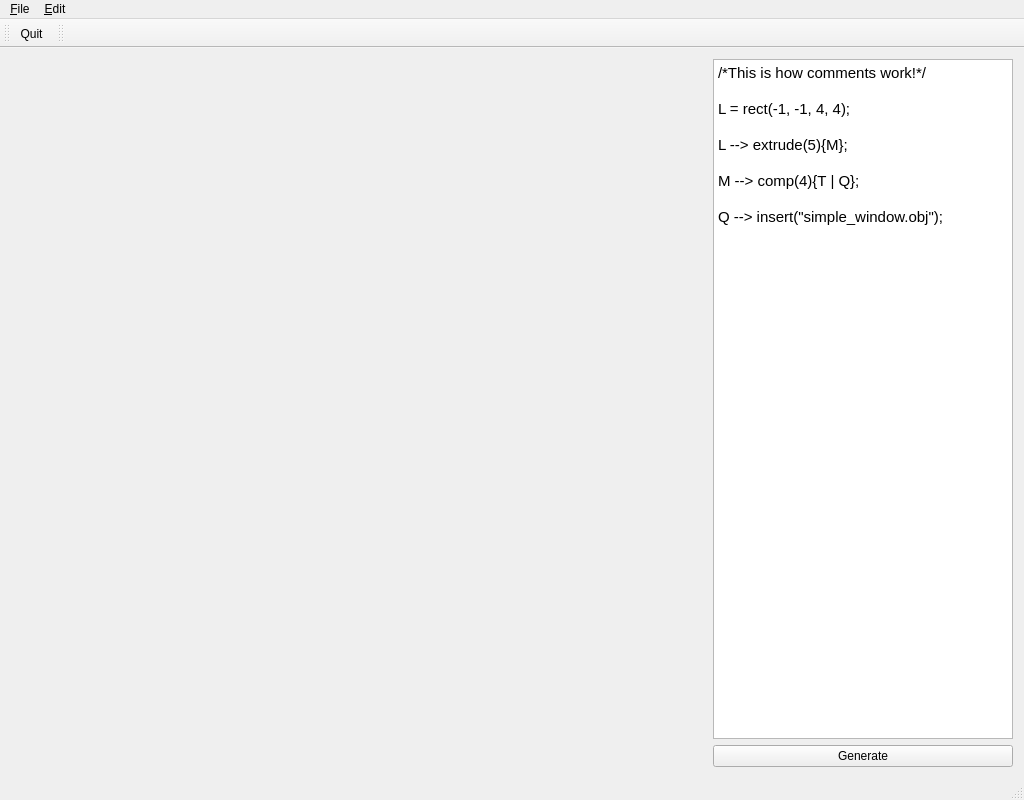
<?xml version="1.0" encoding="UTF-8"?>
<ui version="4.0">
 <class>MainWindow</class>
 <widget class="QMainWindow" name="MainWindow">
  <property name="windowModality">
   <enum>Qt::ApplicationModal</enum>
  </property>
  <property name="geometry">
   <rect>
    <x>0</x>
    <y>0</y>
    <width>1024</width>
    <height>800</height>
   </rect>
  </property>
  <property name="windowTitle">
   <string>CastleMaker version1.0</string>
  </property>
  <widget class="QWidget" name="centralWidget">
   <layout class="QHBoxLayout" name="horizontalLayout">
    <property name="sizeConstraint">
     <enum>QLayout::SetMaximumSize</enum>
    </property>
    <item>
     <widget class="GLViewer" name="widget" native="true">
      <property name="sizePolicy">
       <sizepolicy hsizetype="Expanding" vsizetype="Preferred">
        <horstretch>0</horstretch>
        <verstretch>0</verstretch>
       </sizepolicy>
      </property>
     </widget>
    </item>
    <item>
     <layout class="QVBoxLayout" name="verticalLayout">
      <item>
       <widget class="QTextEdit" name="textEdit">
        <property name="enabled">
         <bool>true</bool>
        </property>
        <property name="sizePolicy">
         <sizepolicy hsizetype="Maximum" vsizetype="Expanding">
          <horstretch>0</horstretch>
          <verstretch>0</verstretch>
         </sizepolicy>
        </property>
        <property name="minimumSize">
         <size>
          <width>300</width>
          <height>0</height>
         </size>
        </property>
        <property name="autoFillBackground">
         <bool>false</bool>
        </property>
        <property name="html">
         <string>&lt;!DOCTYPE HTML PUBLIC &quot;-//W3C//DTD HTML 4.0//EN&quot; &quot;http://www.w3.org/TR/REC-html40/strict.dtd&quot;&gt;
&lt;html&gt;&lt;head&gt;&lt;meta name=&quot;qrichtext&quot; content=&quot;1&quot; /&gt;&lt;style type=&quot;text/css&quot;&gt;
p, li { white-space: pre-wrap; }
&lt;/style&gt;&lt;/head&gt;&lt;body style=&quot; font-family:'Ubuntu'; font-size:11pt; font-weight:400; font-style:normal;&quot;&gt;
&lt;p style=&quot; margin-top:0px; margin-bottom:0px; margin-left:0px; margin-right:0px; -qt-block-indent:0; text-indent:0px;&quot;&gt;/*This is how comments work!*/&lt;/p&gt;
&lt;p style=&quot;-qt-paragraph-type:empty; margin-top:0px; margin-bottom:0px; margin-left:0px; margin-right:0px; -qt-block-indent:0; text-indent:0px;&quot;&gt;&lt;/p&gt;
&lt;p style=&quot; margin-top:0px; margin-bottom:0px; margin-left:0px; margin-right:0px; -qt-block-indent:0; text-indent:0px;&quot;&gt;L = rect(-1, -1, 4, 4);&lt;/p&gt;
&lt;p style=&quot;-qt-paragraph-type:empty; margin-top:0px; margin-bottom:0px; margin-left:0px; margin-right:0px; -qt-block-indent:0; text-indent:0px;&quot;&gt;&lt;/p&gt;
&lt;p style=&quot; margin-top:0px; margin-bottom:0px; margin-left:0px; margin-right:0px; -qt-block-indent:0; text-indent:0px;&quot;&gt;L --&amp;gt; extrude(5){M};&lt;/p&gt;
&lt;p style=&quot;-qt-paragraph-type:empty; margin-top:0px; margin-bottom:0px; margin-left:0px; margin-right:0px; -qt-block-indent:0; text-indent:0px;&quot;&gt;&lt;/p&gt;
&lt;p style=&quot; margin-top:0px; margin-bottom:0px; margin-left:0px; margin-right:0px; -qt-block-indent:0; text-indent:0px;&quot;&gt;M --&amp;gt; comp(4){T | Q};&lt;/p&gt;
&lt;p style=&quot;-qt-paragraph-type:empty; margin-top:0px; margin-bottom:0px; margin-left:0px; margin-right:0px; -qt-block-indent:0; text-indent:0px;&quot;&gt;&lt;/p&gt;
&lt;p style=&quot; margin-top:0px; margin-bottom:0px; margin-left:0px; margin-right:0px; -qt-block-indent:0; text-indent:0px;&quot;&gt;Q --&amp;gt; insert(&amp;quot;simple_window.obj&amp;quot;);&lt;/p&gt;&lt;/body&gt;&lt;/html&gt;</string>
        </property>
       </widget>
      </item>
      <item>
       <widget class="QPushButton" name="pushButton">
        <property name="text">
         <string>Generate</string>
        </property>
       </widget>
      </item>
     </layout>
    </item>
   </layout>
  </widget>
  <widget class="QMenuBar" name="menuBar">
   <property name="geometry">
    <rect>
     <x>0</x>
     <y>0</y>
     <width>1024</width>
     <height>25</height>
    </rect>
   </property>
   <widget class="QMenu" name="menu_File">
    <property name="title">
     <string>&amp;File</string>
    </property>
    <addaction name="action_Quit"/>
   </widget>
   <widget class="QMenu" name="menu_Edit">
    <property name="title">
     <string>&amp;Edit</string>
    </property>
   </widget>
   <addaction name="menu_File"/>
   <addaction name="menu_Edit"/>
  </widget>
  <widget class="QToolBar" name="mainToolBar">
   <attribute name="toolBarArea">
    <enum>TopToolBarArea</enum>
   </attribute>
   <attribute name="toolBarBreak">
    <bool>false</bool>
   </attribute>
   <addaction name="action_Quit"/>
  </widget>
  <widget class="QStatusBar" name="statusBar"/>
  <widget class="QToolBar" name="toolBar">
   <property name="windowTitle">
    <string>toolBar</string>
   </property>
   <attribute name="toolBarArea">
    <enum>TopToolBarArea</enum>
   </attribute>
   <attribute name="toolBarBreak">
    <bool>false</bool>
   </attribute>
  </widget>
  <action name="action_Quit">
   <property name="icon">
    <iconset resource="resources.qrc">
     <normaloff>:/Images/application_exit.png</normaloff>:/Images/application_exit.png</iconset>
   </property>
   <property name="text">
    <string>&amp;Quit</string>
   </property>
  </action>
 </widget>
 <layoutdefault spacing="6" margin="11"/>
 <customwidgets>
  <customwidget>
   <class>GLViewer</class>
   <extends>QWidget</extends>
   <header>glviewer.h</header>
   <container>1</container>
  </customwidget>
 </customwidgets>
 <resources>
  <include location="resources.qrc"/>
 </resources>
 <connections/>
</ui>
